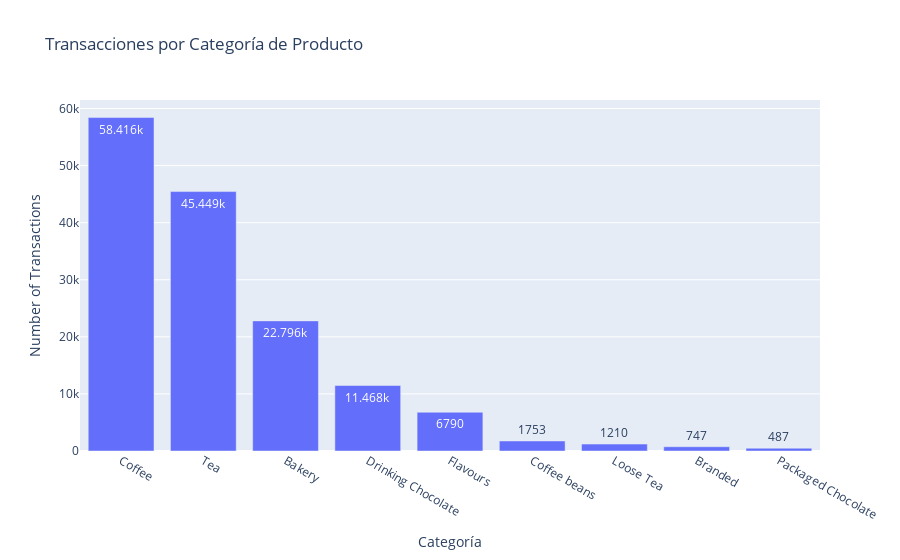

The code cell stored with this chart in its notebook:
### Code cell
# Configuración gráfico
fig = px.bar(x=category_qty.index, y=category_qty.values,
             labels={'x': 'Categoría', 'y': 'Number of Transactions'},
             title='Transacciones por Categoría de Producto',
             text_auto=True)

# Mostrar el gráfico
fig.show()

### Figure 1 — Plotly figure (JSON) as saved in the notebook; plotly's stock layout.template omitted (floating-point values rounded to 4 significant figures)
{"data": [{"alignmentgroup": "True", "hovertemplate": "Categoría=%{x}<br>Number of Transactions=%{y}<extra></extra>", "legendgroup": "", "marker": {"color": "#636efa", "pattern": {"shape": ""}}, "name": "", "offsetgroup": "", "orientation": "v", "showlegend": false, "textposition": "auto", "texttemplate": "%{y}", "type": "bar", "x": ["Coffee", "Tea", "Bakery", "Drinking Chocolate", "Flavours", "Coffee beans", "Loose Tea", "Branded", "Packaged Chocolate"], "xaxis": "x", "y": [58416, 45449, 22796, 11468, 6790, 1753, 1210, 747, 487], "yaxis": "y"}], "layout": {"autosize": true, "barmode": "relative", "legend": {"tracegroupgap": 0}, "title": {"text": "Transacciones por Categoría de Producto"}, "xaxis": {"anchor": "y", "autorange": true, "domain": [0, 1], "range": [-0.5, 8.5], "title": {"text": "Categoría"}, "type": "category"}, "yaxis": {"anchor": "x", "autorange": true, "domain": [0, 1], "range": [0, 61490.0], "title": {"text": "Number of Transactions"}, "type": "linear"}}}
